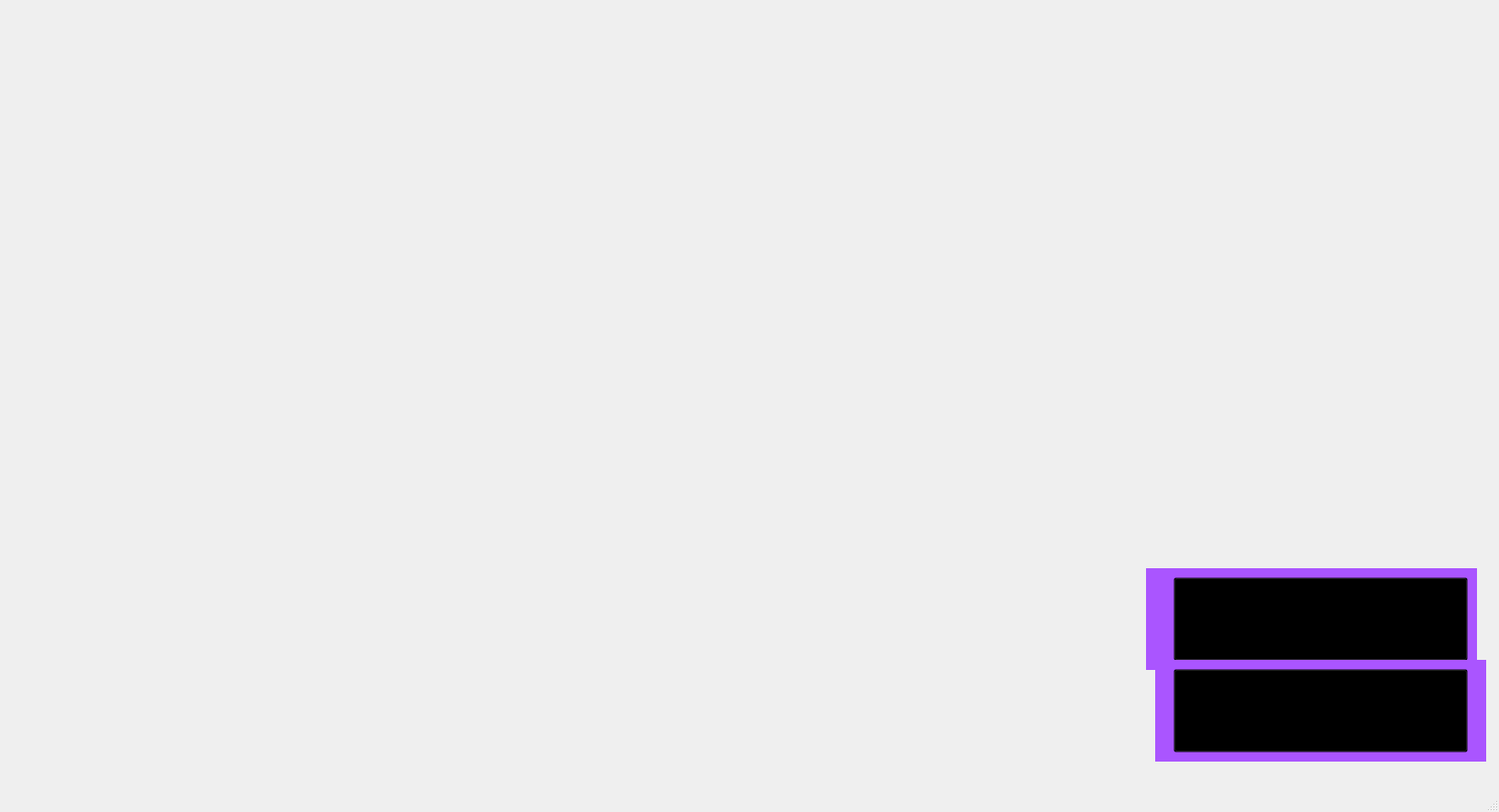
<?xml version="1.0" encoding="UTF-8"?>
<ui version="4.0">
 <class>MainWindow</class>
 <widget class="QMainWindow" name="MainWindow">
  <property name="geometry">
   <rect>
    <x>0</x>
    <y>0</y>
    <width>1635</width>
    <height>886</height>
   </rect>
  </property>
  <property name="windowTitle">
   <string>MainWindow</string>
  </property>
  <widget class="QWidget" name="centralwidget">
   <widget class="QLabel" name="BG_black">
    <property name="geometry">
     <rect>
      <x>0</x>
      <y>0</y>
      <width>1920</width>
      <height>1080</height>
     </rect>
    </property>
    <property name="autoFillBackground">
     <bool>true</bool>
    </property>
    <property name="text">
     <string/>
    </property>
    <property name="pixmap">
     <pixmap>../G.U.I Material/B.G/Black_Template.jpg</pixmap>
    </property>
    <property name="scaledContents">
     <bool>true</bool>
    </property>
    <property name="wordWrap">
     <bool>false</bool>
    </property>
   </widget>
   <widget class="QLabel" name="bg_2">
    <property name="geometry">
     <rect>
      <x>10</x>
      <y>70</y>
      <width>361</width>
      <height>141</height>
     </rect>
    </property>
    <property name="autoFillBackground">
     <bool>false</bool>
    </property>
    <property name="styleSheet">
     <string notr="true">background-color:transparent</string>
    </property>
    <property name="text">
     <string/>
    </property>
   </widget>
   <widget class="QLabel" name="bg_3">
    <property name="geometry">
     <rect>
      <x>380</x>
      <y>10</y>
      <width>1241</width>
      <height>611</height>
     </rect>
    </property>
    <property name="autoFillBackground">
     <bool>false</bool>
    </property>
    <property name="styleSheet">
     <string notr="true">background-color:transparent</string>
    </property>
    <property name="text">
     <string/>
    </property>
    <property name="scaledContents">
     <bool>true</bool>
    </property>
   </widget>
   <widget class="QLabel" name="gif_1">
    <property name="geometry">
     <rect>
      <x>20</x>
      <y>80</y>
      <width>341</width>
      <height>121</height>
     </rect>
    </property>
    <property name="text">
     <string/>
    </property>
    <property name="pixmap">
     <pixmap>../G.U.I Material/ExtraGui/initial.gif</pixmap>
    </property>
    <property name="scaledContents">
     <bool>true</bool>
    </property>
   </widget>
   <widget class="QLabel" name="gif_2">
    <property name="geometry">
     <rect>
      <x>390</x>
      <y>20</y>
      <width>1221</width>
      <height>591</height>
     </rect>
    </property>
    <property name="text">
     <string/>
    </property>
    <property name="pixmap">
     <pixmap>../G.U.I Material/ExtraGui/live.gif</pixmap>
    </property>
    <property name="scaledContents">
     <bool>true</bool>
    </property>
   </widget>
   <widget class="QLabel" name="gif_4">
    <property name="geometry">
     <rect>
      <x>20</x>
      <y>290</y>
      <width>341</width>
      <height>271</height>
     </rect>
    </property>
    <property name="text">
     <string/>
    </property>
    <property name="pixmap">
     <pixmap>../G.U.I Material/VoiceReg/Ntuks.gif</pixmap>
    </property>
    <property name="scaledContents">
     <bool>true</bool>
    </property>
   </widget>
   <widget class="QLabel" name="txt_time">
    <property name="geometry">
     <rect>
      <x>30</x>
      <y>570</y>
      <width>341</width>
      <height>271</height>
     </rect>
    </property>
    <property name="styleSheet">
     <string notr="true">background-color:Transparent;
</string>
    </property>
    <property name="text">
     <string/>
    </property>
    <property name="pixmap">
     <pixmap>../G.U.I Material/B.G/gyhf.jpg</pixmap>
    </property>
    <property name="scaledContents">
     <bool>true</bool>
    </property>
   </widget>
   <widget class="QPushButton" name="btn_start">
    <property name="geometry">
     <rect>
      <x>1280</x>
      <y>630</y>
      <width>321</width>
      <height>91</height>
     </rect>
    </property>
    <property name="styleSheet">
     <string notr="true">background-color:transparent;
</string>
    </property>
    <property name="text">
     <string/>
    </property>
   </widget>
   <widget class="QLabel" name="bg_4">
    <property name="geometry">
     <rect>
      <x>1250</x>
      <y>620</y>
      <width>361</width>
      <height>111</height>
     </rect>
    </property>
    <property name="autoFillBackground">
     <bool>false</bool>
    </property>
    <property name="styleSheet">
     <string notr="true">background-color:rgb(170, 85, 255)</string>
    </property>
    <property name="text">
     <string/>
    </property>
    <property name="pixmap">
     <pixmap>../G.U.I Material/Buttons/Start.png</pixmap>
    </property>
    <property name="scaledContents">
     <bool>true</bool>
    </property>
   </widget>
   <widget class="QPushButton" name="btn_stop">
    <property name="geometry">
     <rect>
      <x>1280</x>
      <y>730</y>
      <width>321</width>
      <height>91</height>
     </rect>
    </property>
    <property name="styleSheet">
     <string notr="true">background-color:transparent;
</string>
    </property>
    <property name="text">
     <string/>
    </property>
   </widget>
   <widget class="QLabel" name="bg_5">
    <property name="geometry">
     <rect>
      <x>1260</x>
      <y>720</y>
      <width>361</width>
      <height>111</height>
     </rect>
    </property>
    <property name="autoFillBackground">
     <bool>false</bool>
    </property>
    <property name="styleSheet">
     <string notr="true">background-color:rgb(170, 85, 255)</string>
    </property>
    <property name="text">
     <string/>
    </property>
    <property name="pixmap">
     <pixmap>../G.U.I Material/Buttons/Quit.png</pixmap>
    </property>
    <property name="scaledContents">
     <bool>true</bool>
    </property>
   </widget>
   <zorder>BG_black</zorder>
   <zorder>bg_2</zorder>
   <zorder>bg_3</zorder>
   <zorder>gif_1</zorder>
   <zorder>gif_2</zorder>
   <zorder>gif_4</zorder>
   <zorder>txt_time</zorder>
   <zorder>bg_4</zorder>
   <zorder>btn_start</zorder>
   <zorder>bg_5</zorder>
   <zorder>btn_stop</zorder>
  </widget>
  <widget class="QMenuBar" name="menubar">
   <property name="geometry">
    <rect>
     <x>0</x>
     <y>0</y>
     <width>1635</width>
     <height>26</height>
    </rect>
   </property>
  </widget>
  <widget class="QStatusBar" name="statusbar"/>
 </widget>
 <resources/>
 <connections/>
</ui>
